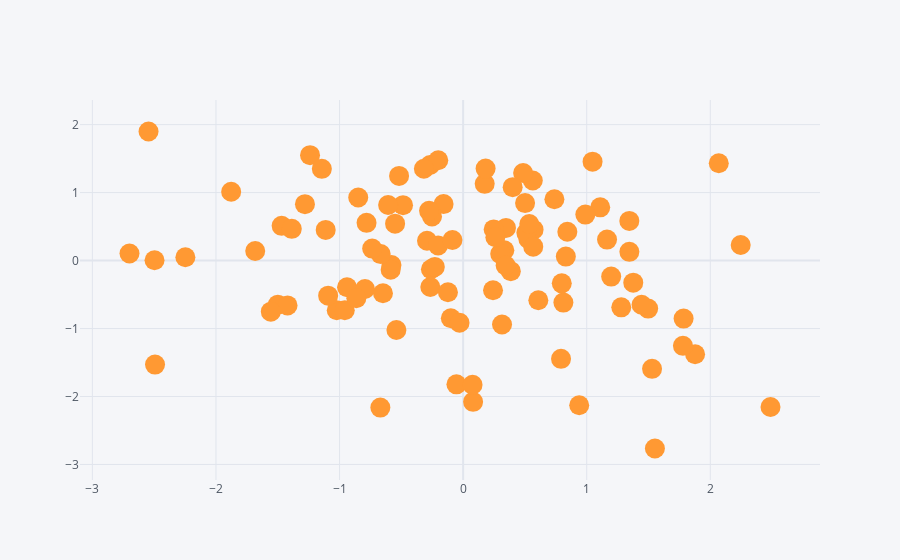

The cell this chart's notebook holds for it:
### Code cell
df.iplot(kind='scatter', x='A',y='B',mode='markers',size=20)
